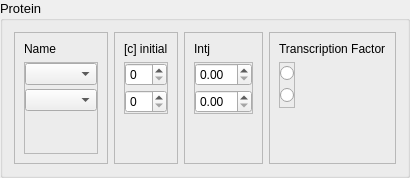
          <widget class="QGroupBox" name="proteinGroupBox">
           <property name="sizePolicy">
            <sizepolicy hsizetype="Expanding" vsizetype="Expanding">
             <horstretch>75</horstretch>
             <verstretch>20</verstretch>
            </sizepolicy>
           </property>
           <property name="font">
            <font>
             <pointsize>10</pointsize>
             <weight>50</weight>
             <bold>false</bold>
            </font>
           </property>
           <property name="title">
            <string>Protein</string>
           </property>
           <layout class="QHBoxLayout" name="horizontalLayout_6">
            <item>
             <widget class="QFrame" name="frame_8">
              <property name="font">
               <font>
                <pointsize>9</pointsize>
                <weight>50</weight>
                <bold>false</bold>
               </font>
              </property>
              <property name="frameShape">
               <enum>QFrame::StyledPanel</enum>
              </property>
              <property name="frameShadow">
               <enum>QFrame::Raised</enum>
              </property>
              <layout class="QVBoxLayout" name="verticalLayout_3">
               <item>
                <widget class="QLabel" name="label_4">
                 <property name="sizePolicy">
                  <sizepolicy hsizetype="Fixed" vsizetype="Fixed">
                   <horstretch>0</horstretch>
                   <verstretch>0</verstretch>
                  </sizepolicy>
                 </property>
                 <property name="font">
                  <font>
                   <pointsize>9</pointsize>
                   <weight>50</weight>
                   <bold>false</bold>
                  </font>
                 </property>
                 <property name="text">
                  <string>Name</string>
                 </property>
                </widget>
               </item>
               <item>
                <widget class="QFrame" name="frame_36">
                 <property name="frameShape">
                  <enum>QFrame::StyledPanel</enum>
                 </property>
                 <property name="frameShadow">
                  <enum>QFrame::Raised</enum>
                 </property>
                 <layout class="QVBoxLayout" name="verticalLayout_26">
                  <property name="spacing">
                   <number>4</number>
                  </property>
                  <property name="leftMargin">
                   <number>0</number>
                  </property>
                  <property name="topMargin">
                   <number>0</number>
                  </property>
                  <property name="rightMargin">
                   <number>0</number>
                  </property>
                  <property name="bottomMargin">
                   <number>0</number>
                  </property>
                  <item>
                   <widget class="QComboBox" name="nameComboBox1"/>
                  </item>
                  <item>
                   <widget class="QComboBox" name="nameComboBox2"/>
                  </item>
                  <item>
                   <spacer name="verticalSpacer_20">
                    <property name="orientation">
                     <enum>Qt::Vertical</enum>
                    </property>
                    <property name="sizeHint" stdset="0">
                     <size>
                      <width>20</width>
                      <height>40</height>
                     </size>
                    </property>
                   </spacer>
                  </item>
                 </layout>
                </widget>
               </item>
              </layout>
             </widget>
            </item>
            <item>
             <widget class="QFrame" name="frame_9">
              <property name="font">
               <font>
                <pointsize>9</pointsize>
                <weight>50</weight>
                <bold>false</bold>
               </font>
              </property>
              <property name="frameShape">
               <enum>QFrame::StyledPanel</enum>
              </property>
              <property name="frameShadow">
               <enum>QFrame::Raised</enum>
              </property>
              <layout class="QVBoxLayout" name="verticalLayout_2">
               <item>
                <widget class="QLabel" name="label_5">
                 <property name="sizePolicy">
                  <sizepolicy hsizetype="Fixed" vsizetype="Fixed">
                   <horstretch>0</horstretch>
                   <verstretch>0</verstretch>
                  </sizepolicy>
                 </property>
                 <property name="text">
                  <string>[c] initial</string>
                 </property>
                </widget>
               </item>
               <item>
                <widget class="QFrame" name="frame_37">
                 <property name="frameShape">
                  <enum>QFrame::StyledPanel</enum>
                 </property>
                 <property name="frameShadow">
                  <enum>QFrame::Raised</enum>
                 </property>
                 <layout class="QVBoxLayout" name="verticalLayout_27">
                  <property name="spacing">
                   <number>4</number>
                  </property>
                  <property name="leftMargin">
                   <number>0</number>
                  </property>
                  <property name="topMargin">
                   <number>0</number>
                  </property>
                  <property name="rightMargin">
                   <number>0</number>
                  </property>
                  <property name="bottomMargin">
                   <number>0</number>
                  </property>
                  <item>
                   <widget class="QSpinBox" name="cSpinBox1"/>
                  </item>
                  <item>
                   <widget class="QSpinBox" name="cSpinBox1_2"/>
                  </item>
                 </layout>
                </widget>
               </item>
               <item>
                <spacer name="verticalSpacer_19">
                 <property name="orientation">
                  <enum>Qt::Vertical</enum>
                 </property>
                 <property name="sizeHint" stdset="0">
                  <size>
                   <width>20</width>
                   <height>40</height>
                  </size>
                 </property>
                </spacer>
               </item>
              </layout>
             </widget>
            </item>
            <item>
             <widget class="QFrame" name="frame_10">
              <property name="font">
               <font>
                <pointsize>9</pointsize>
                <weight>50</weight>
                <bold>false</bold>
               </font>
              </property>
              <property name="frameShape">
               <enum>QFrame::StyledPanel</enum>
              </property>
              <property name="frameShadow">
               <enum>QFrame::Raised</enum>
              </property>
              <layout class="QVBoxLayout" name="verticalLayout_4">
               <item>
                <widget class="QLabel" name="label_6">
                 <property name="sizePolicy">
                  <sizepolicy hsizetype="Fixed" vsizetype="Fixed">
                   <horstretch>0</horstretch>
                   <verstretch>0</verstretch>
                  </sizepolicy>
                 </property>
                 <property name="text">
                  <string>Intj</string>
                 </property>
                </widget>
               </item>
               <item>
                <widget class="QFrame" name="frame_35">
                 <property name="frameShape">
                  <enum>QFrame::StyledPanel</enum>
                 </property>
                 <property name="frameShadow">
                  <enum>QFrame::Raised</enum>
                 </property>
                 <layout class="QVBoxLayout" name="verticalLayout_23">
                  <property name="spacing">
                   <number>4</number>
                  </property>
                  <property name="leftMargin">
                   <number>0</number>
                  </property>
                  <property name="topMargin">
                   <number>0</number>
                  </property>
                  <property name="rightMargin">
                   <number>0</number>
                  </property>
                  <property name="bottomMargin">
                   <number>0</number>
                  </property>
                  <item>
                   <widget class="QDoubleSpinBox" name="intjDDoubleSpinBox1"/>
                  </item>
                  <item>
                   <widget class="QDoubleSpinBox" name="intjDDoubleSpinBox2"/>
                  </item>
                 </layout>
                </widget>
               </item>
               <item>
                <spacer name="verticalSpacer_21">
                 <property name="orientation">
                  <enum>Qt::Vertical</enum>
                 </property>
                 <property name="sizeHint" stdset="0">
                  <size>
                   <width>20</width>
                   <height>40</height>
                  </size>
                 </property>
                </spacer>
               </item>
              </layout>
             </widget>
            </item>
            <item>
             <widget class="QFrame" name="frame_11">
              <property name="font">
               <font>
                <pointsize>9</pointsize>
                <weight>50</weight>
                <bold>false</bold>
               </font>
              </property>
              <property name="frameShape">
               <enum>QFrame::StyledPanel</enum>
              </property>
              <property name="frameShadow">
               <enum>QFrame::Raised</enum>
              </property>
              <layout class="QVBoxLayout" name="verticalLayout_24">
               <item>
                <widget class="QLabel" name="label_7">
                 <property name="sizePolicy">
                  <sizepolicy hsizetype="Fixed" vsizetype="Fixed">
                   <horstretch>0</horstretch>
                   <verstretch>0</verstretch>
                  </sizepolicy>
                 </property>
                 <property name="text">
                  <string>Transcription Factor</string>
                 </property>
                </widget>
               </item>
               <item>
                <widget class="QFrame" name="frame_34">
                 <property name="sizePolicy">
                  <sizepolicy hsizetype="Fixed" vsizetype="Fixed">
                   <horstretch>0</horstretch>
                   <verstretch>0</verstretch>
                  </sizepolicy>
                 </property>
                 <property name="minimumSize">
                  <size>
                   <width>0</width>
                   <height>46</height>
                  </size>
                 </property>
                 <property name="frameShape">
                  <enum>QFrame::StyledPanel</enum>
                 </property>
                 <property name="frameShadow">
                  <enum>QFrame::Raised</enum>
                 </property>
                 <layout class="QVBoxLayout" name="verticalLayout_5">
                  <property name="spacing">
                   <number>4</number>
                  </property>
                  <property name="leftMargin">
                   <number>0</number>
                  </property>
                  <property name="topMargin">
                   <number>0</number>
                  </property>
                  <property name="rightMargin">
                   <number>0</number>
                  </property>
                  <property name="bottomMargin">
                   <number>0</number>
                  </property>
                  <item>
                   <widget class="QRadioButton" name="tfRadioButton1">
                    <property name="sizePolicy">
                     <sizepolicy hsizetype="Fixed" vsizetype="Fixed">
                      <horstretch>0</horstretch>
                      <verstretch>0</verstretch>
                     </sizepolicy>
                    </property>
                    <property name="text">
                     <string/>
                    </property>
                   </widget>
                  </item>
                  <item>
                   <widget class="QRadioButton" name="tfRadioButton1_2">
                    <property name="text">
                     <string/>
                    </property>
                   </widget>
                  </item>
                 </layout>
                </widget>
               </item>
               <item>
                <spacer name="verticalSpacer_22">
                 <property name="orientation">
                  <enum>Qt::Vertical</enum>
                 </property>
                 <property name="sizeHint" stdset="0">
                  <size>
                   <width>20</width>
                   <height>40</height>
                  </size>
                 </property>
                </spacer>
               </item>
              </layout>
             </widget>
            </item>
           </layout>
          </widget>
